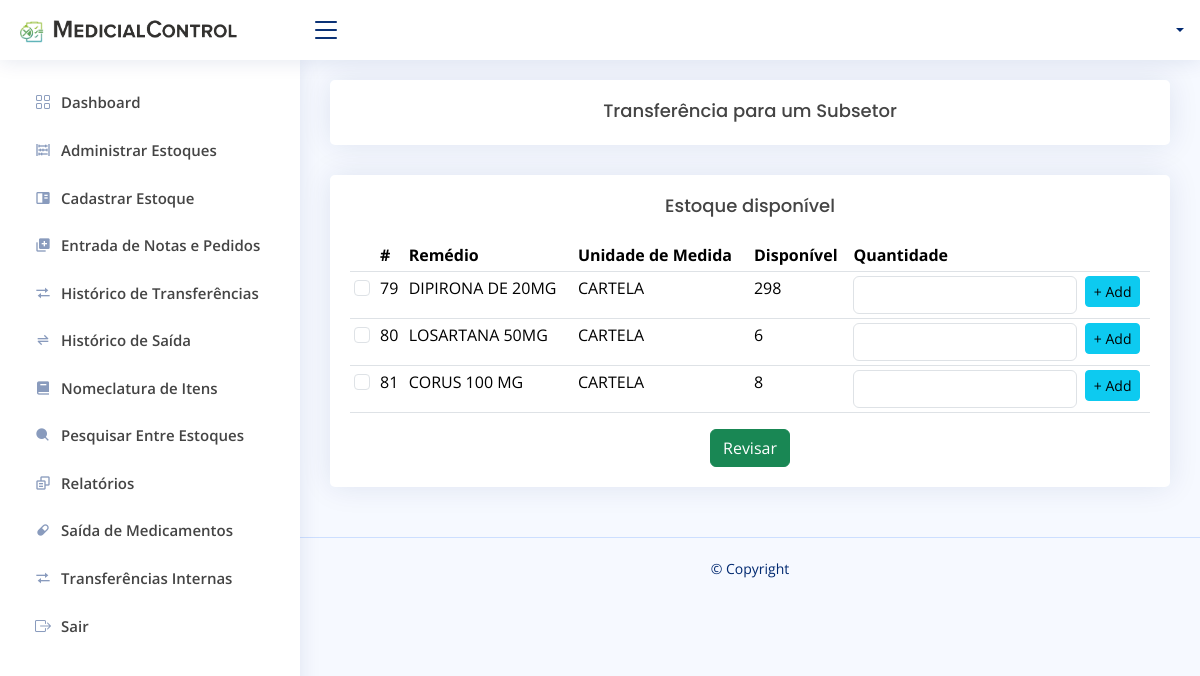
The page /realizarTransferenciaInterna.php?id=8 on the database as committed earlier.
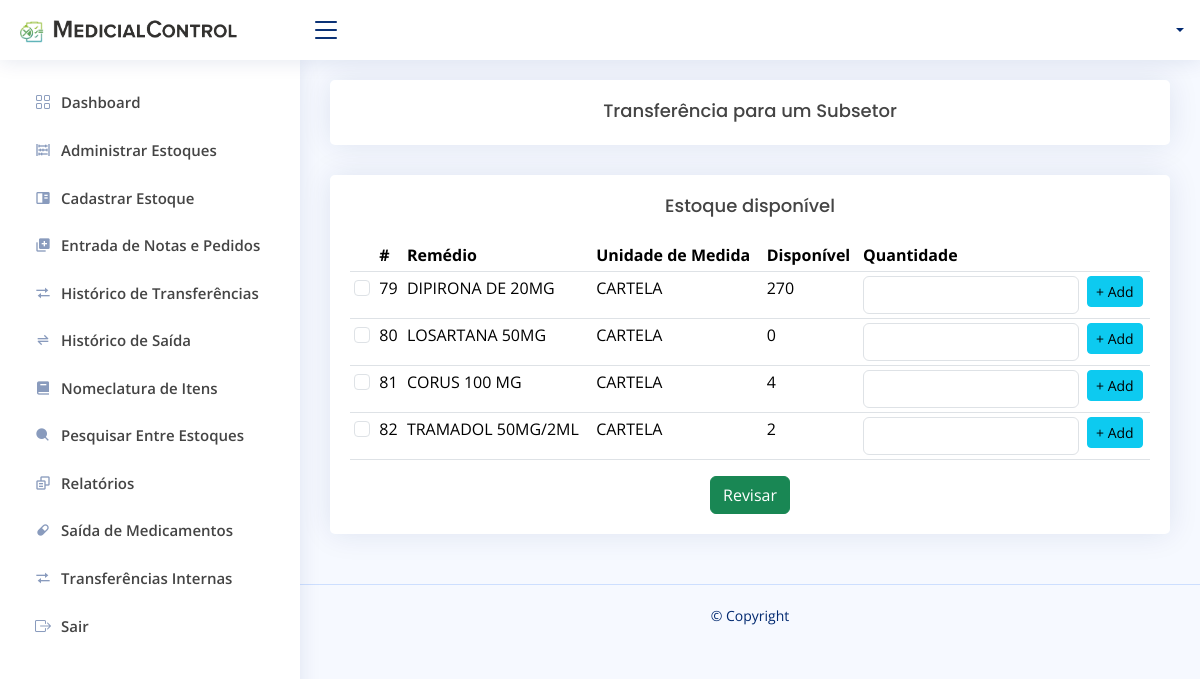
The same page on the database as committed later.
### tables this page shows
CREATE TABLE `tb_remedio` (
  `id_remedio` int(11) NOT NULL,
  `nome_remedio` varchar(220) NOT NULL,
  `uni_medida_remedio` varchar(100) NOT NULL,
  `quantidade_remedio` bigint(20) NOT NULL,
  `quant_min_estoque_remedio` bigint(20) NOT NULL,
  `vencimento_remedio` date NOT NULL,
  `estoque_remedio` int(11) NOT NULL
);

### controladores/Classes.php (called while the page is built, shortened)
<?php
class Remedio
{
    private $conexao;
    public function __construct()
    {
        $this->conexao = new Conexao();
    }
    public function chamaRemedioPorEstoque($idEstoque)
    {
        $query = "SELECT * FROM tb_remedio WHERE estoque_remedio = :idEstoque";
        $conn = $this->conexao->Conectar();
        $stmt = $conn->prepare($query);
        $stmt->bindParam(":idEstoque", $idEstoque);
        $stmt->execute();
        $r = [];
        while ($retorno = $stmt->fetch(PDO::FETCH_ASSOC)) {
            $r[] = $retorno;
        };
        return $r;
    }
}

### realizarTransferenciaInterna.php (the view, shortened to what this page needs)
<?php
include "controladores/Controller.php";
include "controladores/Classes.php";
$func = new Remedio;
$Remedios = $func->chamaRemedioPorEstoque($_GET['id']);
?>
<!DOCTYPE html>
<html lang="pt-br">
<head>
</head>
<body>
    <header id="header" class="header fixed-top d-flex align-items-center">
        <nav class="header-nav ms-auto">
            <ul class="d-flex align-items-center">
                <?php echo Perfil() ?>
            </ul>
        </nav>
    </header>
    <aside id="sidebar" class="sidebar">
        <?php echo sideBar() ?>
    </aside>
    <main id="main" class="main">
        <div class="card">
            <center>
                <h5 class="card-title">Transferência para um Subsetor</h5>
            </center>
        </div>
        <!-- <?php
                print_r($Remedios);
                ?> -->
        <section class="section">
            <div class="row">
                <div class="col-lg-12 col-md-12">
                    <div class="card">
                        <div class="card-body">
                            <h5 class="card-title  text-center">Estoque disponível</h5>
                            <table class="table table-sm datatable">
                                <thead>
                                    <tr>
                                        <th></th>
                                        <th>#</th>
                                        <th>Remédio</th>
                                        <th>Unidade de Medida</th>
                                        <th>Disponível</th>
                                        <th>Quantidade</th>
                                        <th></th>
                                    </tr>
                                    </thead>
                                    <tbody>
                                    <?php foreach ($Remedios as $R) { ?>
                                        <tr>
                                            <td>
                                                <input
                                                    class="form-check-input"
                                                    type="checkbox"
                                                    name="remedios_selecionados[]"
                                                    value="<?= $R['id_remedio'] ?>">
                                            </td>
                                            <td><?= $R['id_remedio'] ?></td>
                                            <td><?= $R['nome_remedio'] ?></td>
                                            <td><?= $R['uni_medida_remedio'] ?></td>
                                            <td><?= $R['quantidade_remedio'] ?></td>
                                            <td>
                                                <input
                                                    type="number"
                                                    class="form-control"
                                                    name="quantidade_transferencia_interna[<?= $R['id_remedio'] ?>]"
                                                    id="quantidade_transferencia_interna_<?= $R['id_remedio'] ?>">
                                            </td>
                                            <td><button id="btnColeta" onclick="coletaInfo(this)" class="btn btn-info btn-sm">+ Add</button></td>
                                        </tr>
                                    <?php } ?>
                                </tbody>
                            </table>
                            <center>
                                <a href="revisarTransferenciaInterna.php?id=<?= $_GET['id'] ?>" class="btn btn-success">Revisar</a>
                            </center>
                        </div>
                    </div>
                </div>
            </div>
        </section>
    </main>
    <footer id="footer" class="footer">
        <div class="copyright">
            &copy; Copyright <strong><span></span></strong>
        </div>
        <div class="credits">
        </div>
    </footer>
</body>
</html>

Rows that differ between the two databases and show on the page:
changed tb_remedio "DIPIRONA DE 20MG": quantidade_remedio "298" → "270"
changed tb_remedio "LOSARTANA 50MG": quantidade_remedio "6" → "0"
changed tb_remedio "CORUS 100 MG": quantidade_remedio "8" → "4"
added tb_remedio: id_remedio "82", nome_remedio "TRAMADOL 50MG/2ML", uni_medida_remedio "CARTELA", quantidade_remedio "2"
